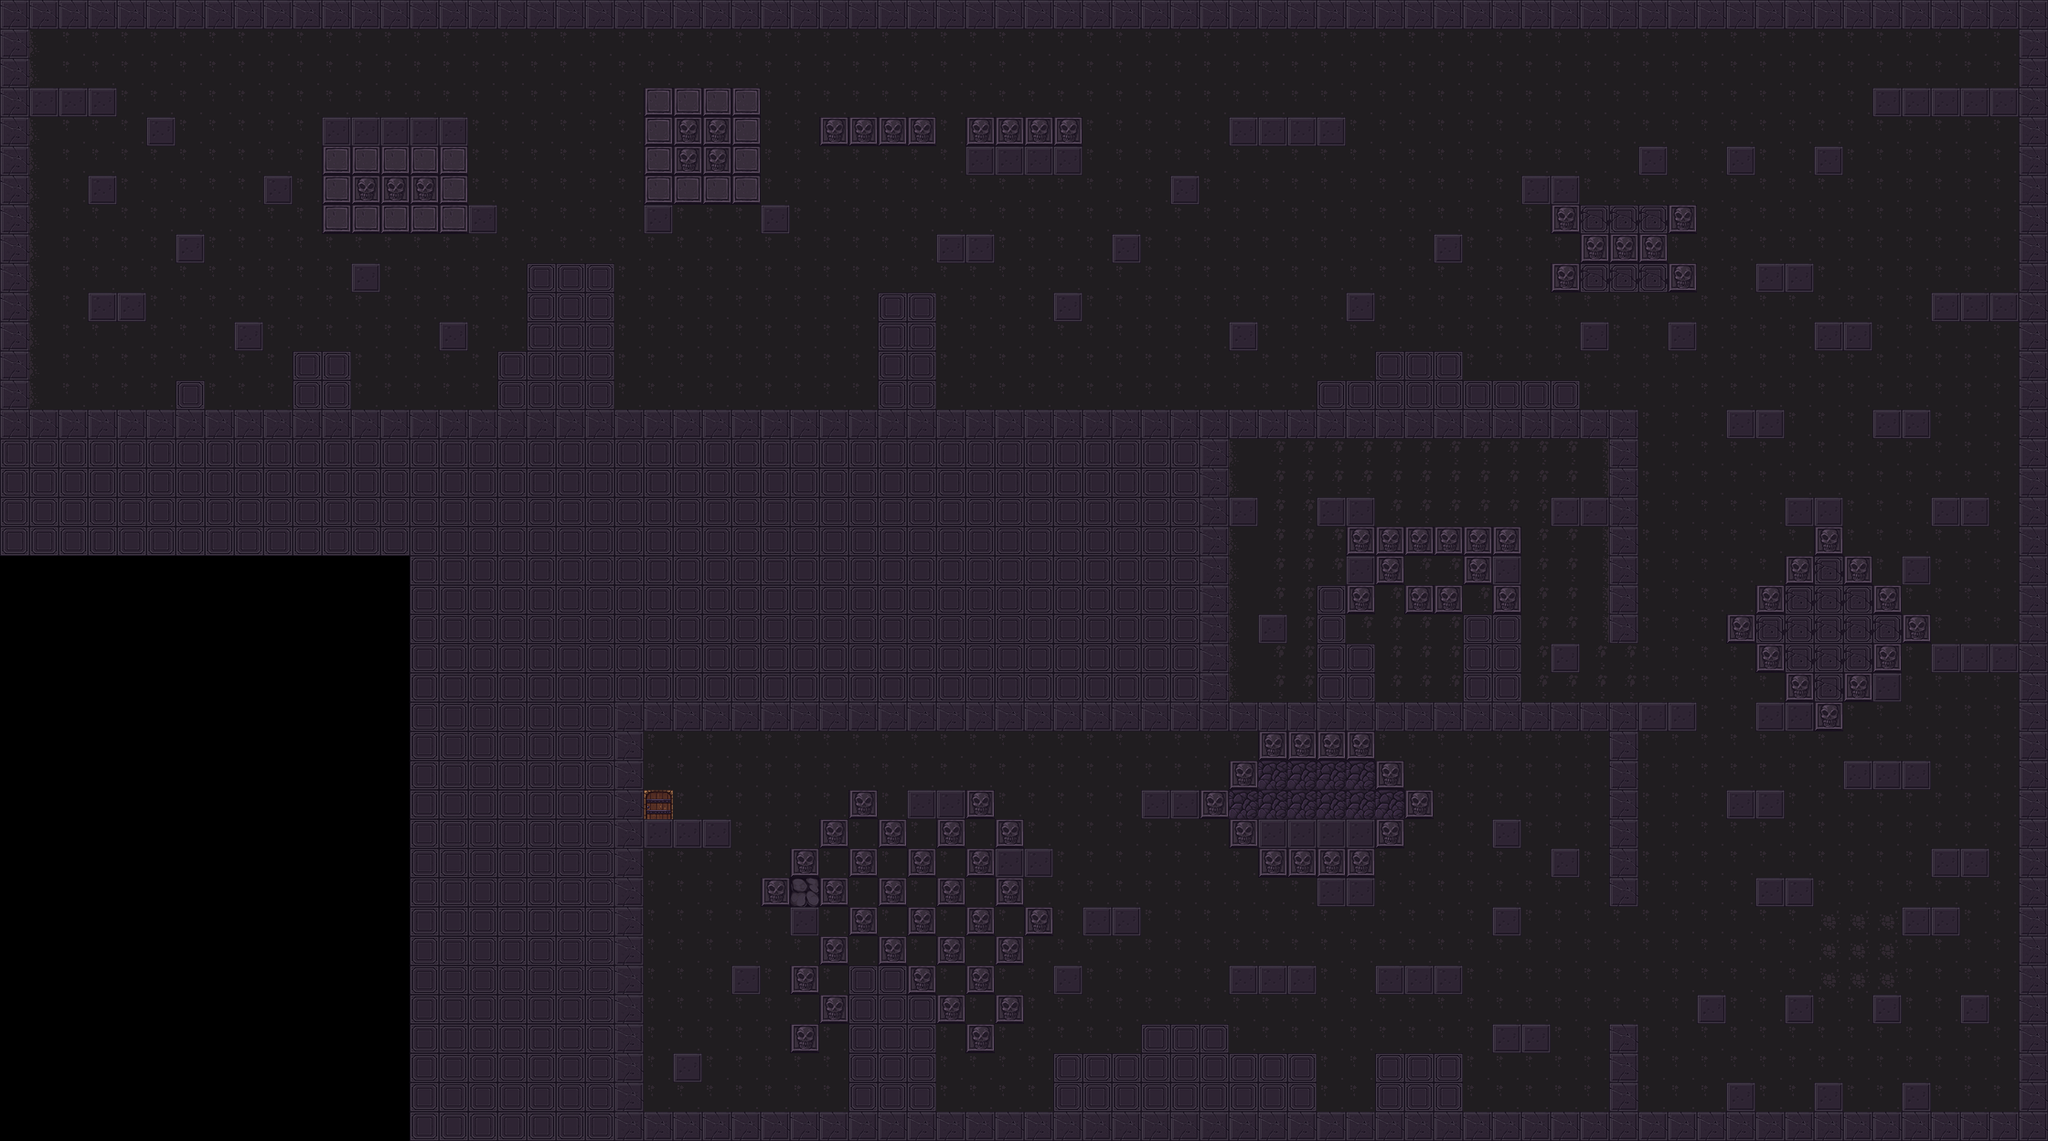

This is a level from a 2D game, rendered from its Tiled map with the project's own tilesets. A one-line summary and the map file follow, with tile-layer data summarised:
An orthogonal 70x39 tile map with 32x32 px tiles, 3 tile layers (background, platformm, foreground), 1 hidden layer not drawn, 3 tilesets and 146 objects (71x Spike, 48x Coin, 14x Musuh, 6x Chest, 2x Nyawaa, ...).

<map version="1.0" orientation="orthogonal" width="70" height="39" tilewidth="32" tileheight="32">
 <properties>
  <property name="" value="" />
 </properties>
 <tileset firstgid="1" name="tile_ground" tilewidth="32" tileheight="32">
  <image source="tile_ground.png" width="512" height="160" />
 </tileset>
 <tileset firstgid="81" name="tile_spikes" tilewidth="32" tileheight="32">
  <image source="tile_spikes.png" width="150" height="32" />
 </tileset>
 <tileset firstgid="85" name="metatiles32x32" tilewidth="32" tileheight="32">
  <image source="metatiles32x32.png" width="160" height="32" />
  <tile id="0">
   <properties>
    <property name="type" value="solid" />
   </properties>
  </tile>
  <tile id="1">
   <properties>
    <property name="type" value="platform" />
   </properties>
  </tile>
 </tileset>
 <layer name="background" width="70" height="39">
  <data>[2730 cells, 2237 non-empty, 12 distinct tile ids]</data>
 </layer>
 <layer name="platformm" width="70" height="39">
  <data>[2730 cells, 176 non-empty, 6 distinct tile ids]</data>
 </layer>
 <objectgroup color="#00ff00" name="Collect Entity" width="70" height="39">
  <object name="Coin" x="96" y="288" width="32" height="32" />
  <object name="Coin" x="192" y="224" width="32" height="32" />
  <object name="Coin" x="352" y="96" width="32" height="32" />
  <object name="Coin" x="416" y="96" width="32" height="32" />
  <object name="Coin" x="480" y="96" width="32" height="32" />
  <object name="Coin" x="480" y="320" width="32" height="32" />
  <object name="Coin" x="704" y="192" width="32" height="32" />
  <object name="Coin" x="1088" y="128" width="32" height="32" />
  <object name="Coin" x="1120" y="128" width="32" height="32" />
  <object name="Coin" x="1216" y="224" width="32" height="32" />
  <object name="Coin" x="1152" y="288" width="32" height="32" />
  <object name="Coin" x="1376" y="96" width="32" height="32" />
  <object name="Coin" x="1408" y="96" width="32" height="32" />
  <object name="Coin" x="1568" y="224" width="32" height="32" />
  <object name="Coin" x="1792" y="128" width="32" height="32" />
  <object name="Coin" x="1888" y="128" width="32" height="32" />
  <object name="Coin" x="1984" y="128" width="32" height="32" />
  <object name="Coin" x="1824" y="320" width="32" height="32" />
  <object name="Coin" x="1952" y="256" width="32" height="32" />
  <object name="Coin" x="1920" y="416" width="32" height="32" />
  <object name="Coin" x="1888" y="416" width="32" height="32" />
  <object name="Coin" x="2144" y="288" width="32" height="32" />
  <object name="Chest" x="2176" y="288" width="32" height="32" />
  <object name="Chest" x="2176" y="64" width="32" height="32" />
  <object name="Chest" x="2144" y="64" width="32" height="32" />
  <object name="Chest" x="1344" y="512" width="32" height="32" />
  <object name="Coin" x="1728" y="512" width="32" height="32" />
  <object name="Coin" x="1696" y="512" width="32" height="32" />
  <object name="Coin" x="2080" y="800" width="32" height="32" />
  <object name="Coin" x="2016" y="800" width="32" height="32" />
  <object name="Coin" x="1920" y="928" width="32" height="32" />
  <object name="Coin" x="2080" y="960" width="32" height="32" />
  <object name="Coin" x="2144" y="1056" width="32" height="32" />
  <object name="Coin" x="2048" y="1056" width="32" height="32" />
  <object name="Coin" x="1952" y="1056" width="32" height="32" />
  <object name="Coin" x="1856" y="1056" width="32" height="32" />
  <object name="Coin" x="1632" y="864" width="32" height="32" />
  <object name="Coin" x="1440" y="864" width="32" height="32" />
  <object name="Chest" x="1280" y="1088" width="32" height="32" />
  <object name="Coin" x="1216" y="1120" width="32" height="32" />
  <object name="Coin" x="1344" y="1120" width="32" height="32" />
  <object name="Coin" x="1024" y="832" width="32" height="32" />
  <object name="Coin" x="992" y="832" width="32" height="32" />
  <object name="Coin" x="864" y="960" width="32" height="32" />
  <object name="Chest" x="736" y="1120" width="32" height="32" />
  <object name="Coin" x="1600" y="384" width="32" height="32" />
  <object name="Coin" x="1632" y="384" width="32" height="32" />
  <object name="Coin" x="2176" y="672" width="32" height="32" />
  <object name="Coin" x="2144" y="672" width="32" height="32" />
  <object name="Coin" x="2112" y="672" width="32" height="32" />
  <object name="Coin" x="1664" y="736" width="32" height="32" />
  <object name="Coin" x="1728" y="736" width="32" height="32" />
  <object name="Coin" x="1472" y="672" width="32" height="32" />
  <object name="Coin" x="1376" y="640" width="32" height="32" />
  <object name="Nyawaa" x="2112" y="64" width="32" height="32" />
  <object name="Nyawaa" x="192" y="384" width="32" height="32" />
  <object name="me.LevelEntity" x="704" y="864" width="32" height="32">
   <properties>
    <property name="duration" value="250" />
    <property name="fade" value="#000000" />
    <property name="to" value="level03" />
   </properties>
  </object>
 </objectgroup>
 <objectgroup color="#ff0000" name="HostileEntity" width="70" height="39">
  <object name="Spike" x="32" y="416" width="32" height="32" />
  <object name="Spike" x="64" y="416" width="32" height="32" />
  <object name="Spike" x="96" y="416" width="32" height="32" />
  <object name="Spike" x="128" y="416" width="32" height="32" />
  <object name="Spike" x="160" y="416" width="32" height="32" />
  <object name="Spike" x="672" y="416" width="32" height="32" />
  <object name="Spike" x="704" y="416" width="32" height="32" />
  <object name="Spike" x="736" y="416" width="32" height="32" />
  <object name="Spike" x="224" y="416" width="32" height="32" />
  <object name="Spike" x="256" y="416" width="32" height="32" />
  <object name="Spike" x="288" y="416" width="32" height="32" />
  <object name="Spike" x="384" y="416" width="32" height="32" />
  <object name="Spike" x="416" y="416" width="32" height="32" />
  <object name="Spike" x="448" y="416" width="32" height="32" />
  <object name="Spike" x="480" y="416" width="32" height="32" />
  <object name="Spike" x="512" y="416" width="32" height="32" />
  <object name="Spike" x="768" y="416" width="32" height="32" />
  <object name="Spike" x="800" y="416" width="32" height="32" />
  <object name="Spike" x="832" y="416" width="32" height="32" />
  <object name="Spike" x="864" y="416" width="32" height="32" />
  <object name="Spike" x="896" y="416" width="32" height="32" />
  <object name="Spike" x="928" y="416" width="32" height="32" />
  <object name="Spike" x="1024" y="416" width="32" height="32" />
  <object name="Spike" x="1056" y="416" width="32" height="32" />
  <object name="Spike" x="1088" y="416" width="32" height="32" />
  <object name="Spike" x="1120" y="416" width="32" height="32" />
  <object name="Spike" x="1152" y="416" width="32" height="32" />
  <object name="Spike" x="1184" y="416" width="32" height="32" />
  <object name="Spike" x="1216" y="416" width="32" height="32" />
  <object name="Spike" x="1248" y="416" width="32" height="32" />
  <object name="Spike" x="1280" y="416" width="32" height="32" />
  <object name="Spike" x="1312" y="416" width="32" height="32" />
  <object name="Spike" x="1344" y="416" width="32" height="32" />
  <object name="Spike" x="1376" y="416" width="32" height="32" />
  </objectgroup>
 <objectgroup color="#ffff00" name="Player Entity" width="70" height="39">
  <!-- 3 objects omitted --></objectgroup>
 <layer name="foreground" width="70" height="39">
  <data>[2730 cells, 501 non-empty, 4 distinct tile ids]</data>
 </layer>
 <layer name="collision" width="70" height="39" visible="0">
  <data>[2730 cells, 521 non-empty, 2 distinct tile ids]</data>
 </layer>
</map>
<!-- 55 of 146 objects omitted -->
